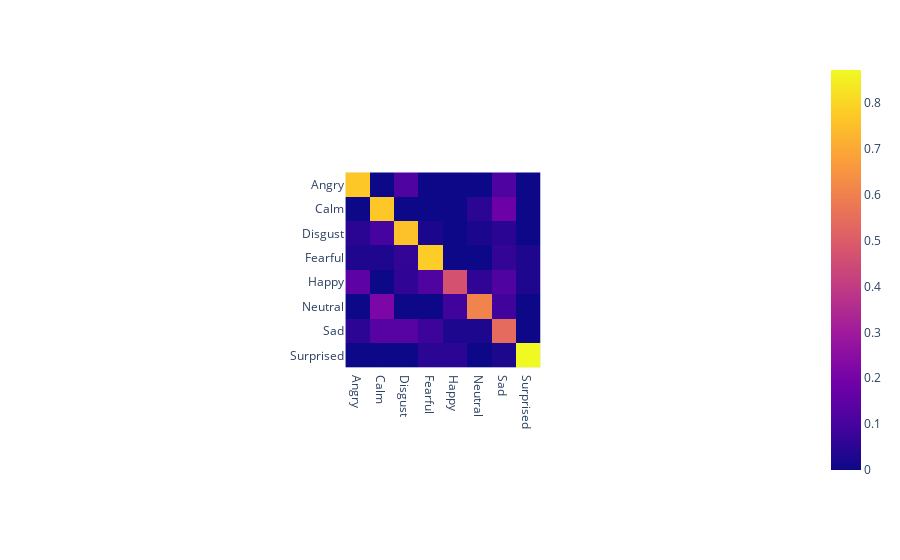

Here is the notebook cell this chart was saved with:
### Code cell
cm.df.plot(kind='imshow')

### Figure 1 — Plotly figure (JSON) as saved in the notebook; plotly's stock layout.template omitted (floating-point values rounded to 4 significant figures)
{"data": [{"coloraxis": "coloraxis", "hovertemplate": "x: %{x}<br>y: %{y}<br>color: %{z}<extra></extra>", "name": "0", "type": "heatmap", "x": ["Angry", "Calm", "Disgust", "Fearful", "Happy", "Neutral", "Sad", "Surprised"], "xaxis": "x", "y": ["Angry", "Calm", "Disgust", "Fearful", "Happy", "Neutral", "Sad", "Surprised"], "yaxis": "y", "z": [[0.7674, 0, 0.1163, 0, 0, 0, 0.1163, 0], [0, 0.7692, 0, 0, 0, 0.05128, 0.1795, 0], [0.04878, 0.09756, 0.7561, 0.02439, 0, 0.02439, 0.04878, 0], [0.03125, 0.03125, 0.0625, 0.7812, 0, 0, 0.0625, 0.03125], [0.1471, 0, 0.05882, 0.1176, 0.4706, 0.05882, 0.1176, 0.02941], [0, 0.2174, 0, 0, 0.08696, 0.6087, 0.08696, 0], [0.05405, 0.1351, 0.1351, 0.08108, 0.02703, 0.02703, 0.5405, 0], [0, 0, 0, 0.05128, 0.05128, 0, 0.02564, 0.8718]]}], "layout": {"autosize": true, "coloraxis": {"colorscale": [[0, "#0d0887"], [0.1111, "#46039f"], [0.2222, "#7201a8"], [0.3333, "#9c179e"], [0.4444, "#bd3786"], [0.5556, "#d8576b"], [0.6667, "#ed7953"], [0.7778, "#fb9f3a"], [0.8889, "#fdca26"], [1, "#f0f921"]]}, "margin": {"t": 60}, "xaxis": {"anchor": "y", "autorange": true, "constrain": "domain", "domain": [0.3655, 0.6345], "range": [-0.5, 7.5], "scaleanchor": "y", "type": "category"}, "yaxis": {"anchor": "x", "autorange": true, "constrain": "domain", "domain": [0, 1], "range": [7.5, -0.5], "type": "category"}}}
